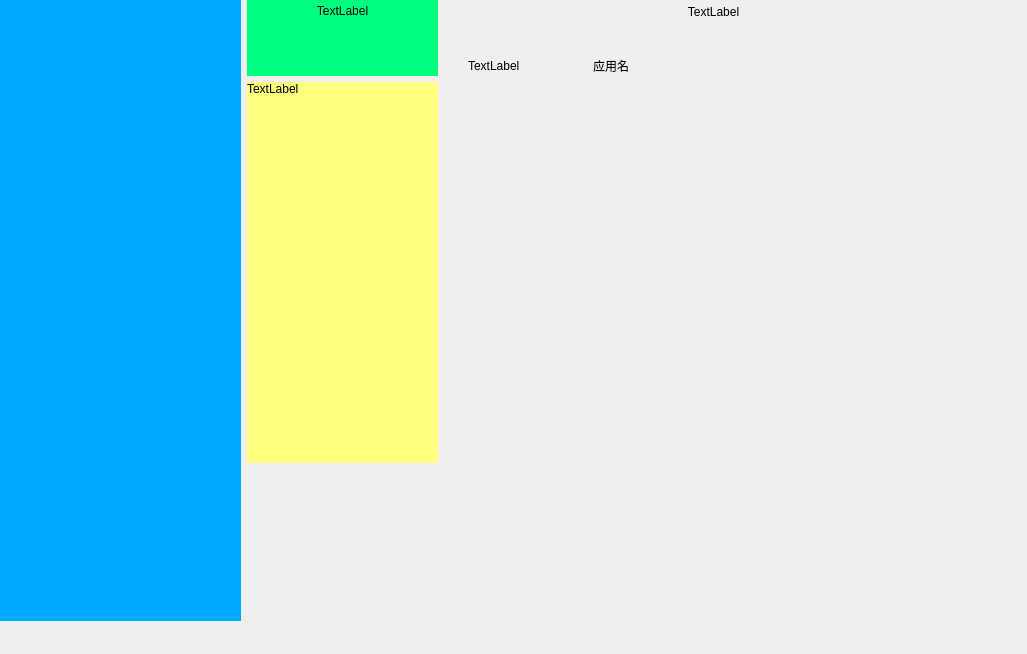
<?xml version="1.0" encoding="UTF-8"?>
<ui version="4.0">
 <class>main_widget</class>
 <widget class="QWidget" name="main_widget">
  <property name="geometry">
   <rect>
    <x>0</x>
    <y>0</y>
    <width>1027</width>
    <height>654</height>
   </rect>
  </property>
  <property name="windowTitle">
   <string>Form</string>
  </property>
  <widget class="QWidget" name="horizontalLayoutWidget">
   <property name="geometry">
    <rect>
     <x>0</x>
     <y>0</y>
     <width>971</width>
     <height>621</height>
    </rect>
   </property>
   <layout class="QHBoxLayout" name="main_layout" stretch="2,6">
    <item>
     <widget class="QWidget" name="function_bar" native="true">
      <property name="styleSheet">
       <string notr="true">background-color: rgb(0, 170, 255);</string>
      </property>
     </widget>
    </item>
    <item>
     <widget class="QWidget" name="device_main" native="true">
      <property name="styleSheet">
       <string notr="true"/>
      </property>
      <widget class="QWidget" name="horizontalLayoutWidget_2">
       <property name="geometry">
        <rect>
         <x>0</x>
         <y>0</y>
         <width>721</width>
         <height>621</height>
        </rect>
       </property>
       <layout class="QHBoxLayout" name="device_main_layout" stretch="3,8">
        <property name="sizeConstraint">
         <enum>QLayout::SetMinAndMaxSize</enum>
        </property>
        <item>
         <widget class="QWidget" name="device_config" native="true">
          <property name="styleSheet">
           <string notr="true"/>
          </property>
          <widget class="QWidget" name="verticalLayoutWidget">
           <property name="geometry">
            <rect>
             <x>0</x>
             <y>0</y>
             <width>191</width>
             <height>621</height>
            </rect>
           </property>
           <layout class="QVBoxLayout" name="device_config_layout" stretch="1,5,2">
            <item>
             <widget class="QWidget" name="decice_chose" native="true">
              <property name="enabled">
               <bool>true</bool>
              </property>
              <property name="minimumSize">
               <size>
                <width>0</width>
                <height>0</height>
               </size>
              </property>
              <property name="maximumSize">
               <size>
                <width>16777215</width>
                <height>16777215</height>
               </size>
              </property>
              <property name="styleSheet">
               <string notr="true">background-color: rgb(0, 255, 127);</string>
              </property>
              <widget class="QWidget" name="verticalLayoutWidget_2">
               <property name="geometry">
                <rect>
                 <x>0</x>
                 <y>0</y>
                 <width>191</width>
                 <height>81</height>
                </rect>
               </property>
               <layout class="QVBoxLayout" name="decice_chose_layout" stretch="2,5">
                <item>
                 <widget class="QLabel" name="label">
                  <property name="text">
                   <string>TextLabel</string>
                  </property>
                  <property name="alignment">
                   <set>Qt::AlignCenter</set>
                  </property>
                 </widget>
                </item>
                <item>
                 <widget class="QWidget" name="widget" native="true"/>
                </item>
               </layout>
              </widget>
             </widget>
            </item>
            <item>
             <widget class="QWidget" name="device_info" native="true">
              <property name="styleSheet">
               <string notr="true">background-color: rgb(255, 255, 127);</string>
              </property>
              <widget class="QWidget" name="formLayoutWidget">
               <property name="geometry">
                <rect>
                 <x>0</x>
                 <y>0</y>
                 <width>191</width>
                 <height>521</height>
                </rect>
               </property>
               <layout class="QFormLayout" name="formLayout">
                <item row="0" column="0">
                 <widget class="QLabel" name="label_2">
                  <property name="text">
                   <string>TextLabel</string>
                  </property>
                 </widget>
                </item>
               </layout>
              </widget>
             </widget>
            </item>
            <item>
             <widget class="QWidget" name="widget_2" native="true"/>
            </item>
           </layout>
          </widget>
         </widget>
        </item>
        <item>
         <widget class="QWidget" name="device_tool" native="true">
          <property name="styleSheet">
           <string notr="true"/>
          </property>
          <widget class="QWidget" name="verticalLayoutWidget_3">
           <property name="geometry">
            <rect>
             <x>10</x>
             <y>0</y>
             <width>511</width>
             <height>611</height>
            </rect>
           </property>
           <layout class="QVBoxLayout" name="device_tool_layout">
            <item>
             <widget class="QWidget" name="device_app_control" native="true">
              <property name="enabled">
               <bool>true</bool>
              </property>
              <property name="minimumSize">
               <size>
                <width>0</width>
                <height>0</height>
               </size>
              </property>
              <property name="maximumSize">
               <size>
                <width>16777215</width>
                <height>16777215</height>
               </size>
              </property>
              <property name="styleSheet">
               <string notr="true"/>
              </property>
              <widget class="QWidget" name="verticalLayoutWidget_4">
               <property name="geometry">
                <rect>
                 <x>0</x>
                 <y>0</y>
                 <width>511</width>
                 <height>611</height>
                </rect>
               </property>
               <layout class="QVBoxLayout" name="device_app_control_layout" stretch="1,24">
                <item>
                 <widget class="QLabel" name="device_app_control_label">
                  <property name="text">
                   <string>TextLabel</string>
                  </property>
                  <property name="alignment">
                   <set>Qt::AlignCenter</set>
                  </property>
                 </widget>
                </item>
                <item>
                 <widget class="QWidget" name="device_app_control_widget" native="true">
                  <widget class="QWidget" name="verticalLayoutWidget_5">
                   <property name="geometry">
                    <rect>
                     <x>0</x>
                     <y>0</y>
                     <width>501</width>
                     <height>321</height>
                    </rect>
                   </property>
                   <layout class="QVBoxLayout" name="device_app_info_layout" stretch="1,3">
                    <item>
                     <widget class="QWidget" name="icon" native="true">
                      <widget class="QWidget" name="horizontalLayoutWidget_3">
                       <property name="geometry">
                        <rect>
                         <x>10</x>
                         <y>0</y>
                         <width>481</width>
                         <height>71</height>
                        </rect>
                       </property>
                       <layout class="QHBoxLayout" name="horizontalLayout" stretch="1,3">
                        <item>
                         <widget class="QLabel" name="label_3">
                          <property name="text">
                           <string>TextLabel</string>
                          </property>
                         </widget>
                        </item>
                        <item>
                         <widget class="QLabel" name="label_4">
                          <property name="text">
                           <string>应用名</string>
                          </property>
                         </widget>
                        </item>
                       </layout>
                      </widget>
                     </widget>
                    </item>
                    <item>
                     <widget class="QWidget" name="info" native="true"/>
                    </item>
                   </layout>
                  </widget>
                 </widget>
                </item>
               </layout>
              </widget>
             </widget>
            </item>
           </layout>
          </widget>
         </widget>
        </item>
       </layout>
      </widget>
     </widget>
    </item>
   </layout>
  </widget>
 </widget>
 <resources/>
 <connections/>
</ui>
